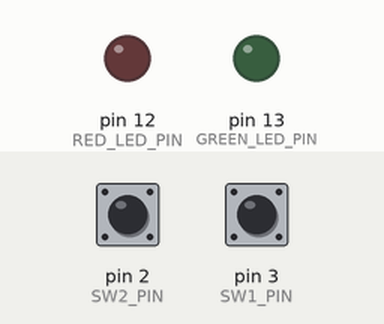
Recording of a sketch running on a simulated Arduino Uno, built with avr-gcc and run on an emulated ATmega328P. Shown: output pins drawn as LEDs (lit = HIGH). The inputs (shaded band) are chosen by the test bench; at power-on: pin 2 (SW2_PIN) HIGH, pin 3 (SW1_PIN) HIGH.

Above: at 1.2 s.
1.3 s: pin 2 (SW2_PIN) pulled LOW for 0.15 s
At 1.37 s:
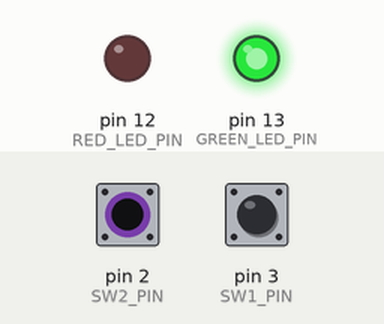
2.9 s: pin 3 (SW1_PIN) pulled LOW for 0.15 s
At 3.9 s:
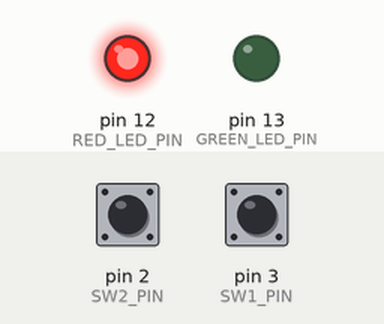
4.5 s: pin 2 (SW2_PIN) pulled LOW for 1 s
At 5.3 s:
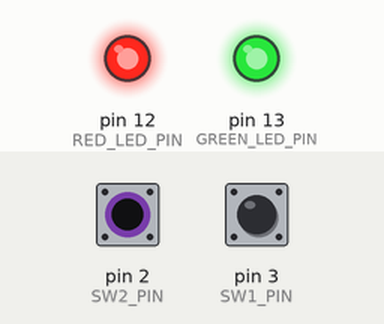
7.0 s: pin 2 (SW2_PIN) pulled LOW for 3.2 s
At 11.2 s:
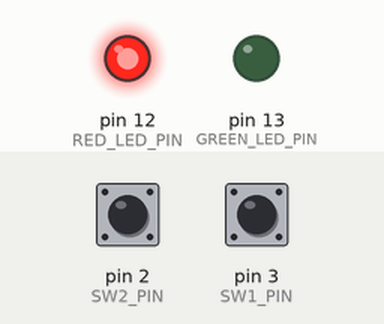
11.7 s: pin 3 (SW1_PIN) pulled LOW for 1 s
At 13.1 s:
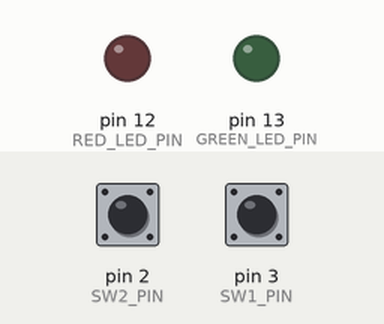
Timing chart, 0 to 14.7 s (numbered marks = the images above; inputs shaded):
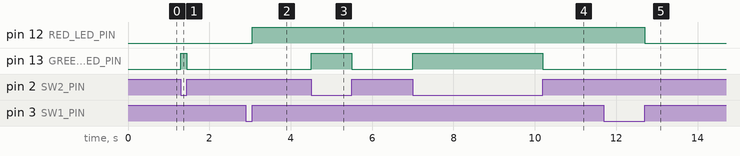

Measured:
- after the input at 1.3 s, pin 13 (GREEN_LED_PIN): LOW → HIGH at once, → LOW 0.15 s later
- after the input at 2.9 s, pin 12 (RED_LED_PIN): LOW → HIGH after 0.15 s
- after the input at 4.5 s, pin 13 (GREEN_LED_PIN): LOW → HIGH at once, → LOW 1.0 s later
- after the input at 7.0 s, pin 13 (GREEN_LED_PIN): LOW → HIGH at once, → LOW 3.2 s later
- after the input at 11.7 s, pin 12 (RED_LED_PIN): HIGH → LOW after 1.0 s

The sketch:

code.ino
```cpp
const int SW1_PIN = 3;
const int SW2_PIN = 2;
const int GREEN_LED_PIN = 5;
const int RED_LED_PIN = 4;

void setup() {
  // Disable global interrupts
  cli();

  // Configure Inputs/Outputs
  // Inputs:
  DDRD &= ~(1 << SW1_PIN);
  DDRD &= ~(1 << SW2_PIN);
  // Outputs:
  DDRB |= (1 << GREEN_LED_PIN);
  DDRB |= (1 << RED_LED_PIN);

  // Configure interrupt triggers
  // SW1: Logical Change Trigger
  EICRA |= (1 << ISC00);
  // SW2: Rising Edge Trigger
  EICRA |= (1 << ISC11) | (1 << ISC10);

  // Enable Interrupt Vectors
  EIMSK |= (1 << INT0) | (1 << INT1);

  // Enable global interrupts
  sei();
}

// ISR for SW1 interrupt
ISR(INT0_vect) {
  // Toggle green LED
  PORTB ^= (1 << GREEN_LED_PIN);
}

// ISR for SW2 interrupt
ISR(INT1_vect) {
  // Toggle red LED
  PORTB ^= (1 << RED_LED_PIN);
}

void loop() {
  // The main loop will remain empty, as the ISR will handle the LED state change
}
```
